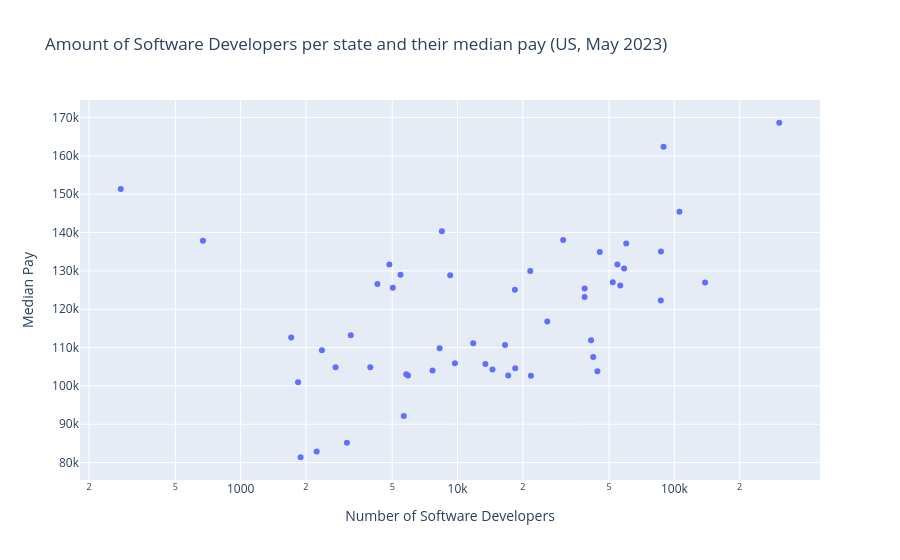

Notebook source saved alongside this figure:
### Markdown cell above
## Visualisation 3 - Scatter Plot
- **Objective:** Investigate wheter states with more developers pay them more.
- **Visualisation type:** Relationship between two numeric variables (Number of Software Developers and their median pay) in each state

### Code cell
fig_scatter = px.scatter(
    software_states,
    x = "TOT_EMP",
    y = "A_MEDIAN",
    log_x = True,
    hover_name = "AREA_TITLE",
    title = "Amount of Software Developers per state and their median pay (US, May 2023)",
    labels = {"TOT_EMP" : "Number of Software Developers ", "A_MEDIAN": "Median Pay "}
)
fig_scatter.show()

### Figure 1 — Plotly figure (JSON) as saved in the notebook; plotly's stock layout.template omitted (floating-point values rounded to 4 significant figures)
{"data": [{"hovertemplate": "<b>%{hovertext}</b><br><br>Number of Software Developers =%{x}<br>Median Pay =%{y}<extra></extra>", "hovertext": ["Alabama", "Alaska", "Arizona", "Arkansas", "California", "Colorado", "Connecticut", "Delaware", "District of Columbia", "Florida", "Georgia", "Hawaii", "Idaho", "Illinois", "Indiana", "Iowa", "Kansas", "Kentucky", "Louisiana", "Maine", "Maryland", "Massachusetts", "Michigan", "Minnesota", "Mississippi", "Missouri", "Montana", "Nebraska", "Nevada", "New Hampshire", "New Jersey", "New Mexico", "New York", "North Carolina", "North Dakota", "Ohio", "Oklahoma", "Oregon", "Pennsylvania", "Rhode Island", "South Carolina", "South Dakota", "Tennessee", "Texas", "Utah", "Vermont", "Virginia", "Washington", "West Virginia", "Wisconsin", "Wyoming"], "legendgroup": "", "marker": {"color": "#636efa", "symbol": "circle"}, "mode": "markers", "name": "", "orientation": "v", "showlegend": false, "type": "scatter", "x": [17130, 280, 38540, 5650, 304390, 45270, 18380, 4850, 8470, 86550, 51960, 2740, 5910, 56290, 13440, 9730, 14490, 5800, 3960, 3220, 30700, 59960, 44140, 38570, 3090, 18450, 2370, 8270, 5030, 9250, 54570, 4270, 105460, 58620, 1840, 42250, 7670, 21650, 41300, 5460, 11810, 2240, 16560, 138510, 25930, 1710, 86680, 89110, 1890, 21800, 670], "xaxis": "x", "y": [102730, 151400, 123180, 92140, 168660, 134960, 125080, 131690, 140360, 122310, 127070, 104860, 102700, 126200, 105740, 105920, 104250, 103030, 104840, 113190, 138050, 137130, 103830, 125380, 85190, 104600, 109270, 109800, 125590, 128860, 131680, 126560, 145470, 130620, 100980, 107560, 104030, 130000, 111910, 128990, 111130, 82850, 110660, 127000, 116830, 112620, 135040, 162390, 81380, 102660, 137860], "yaxis": "y"}], "layout": {"legend": {"tracegroupgap": 0}, "title": {"text": "Amount of Software Developers per state and their median pay (US, May 2023)"}, "xaxis": {"anchor": "y", "domain": [0, 1], "title": {"text": "Number of Software Developers "}, "type": "log"}, "yaxis": {"anchor": "x", "domain": [0, 1], "title": {"text": "Median Pay "}}}}
